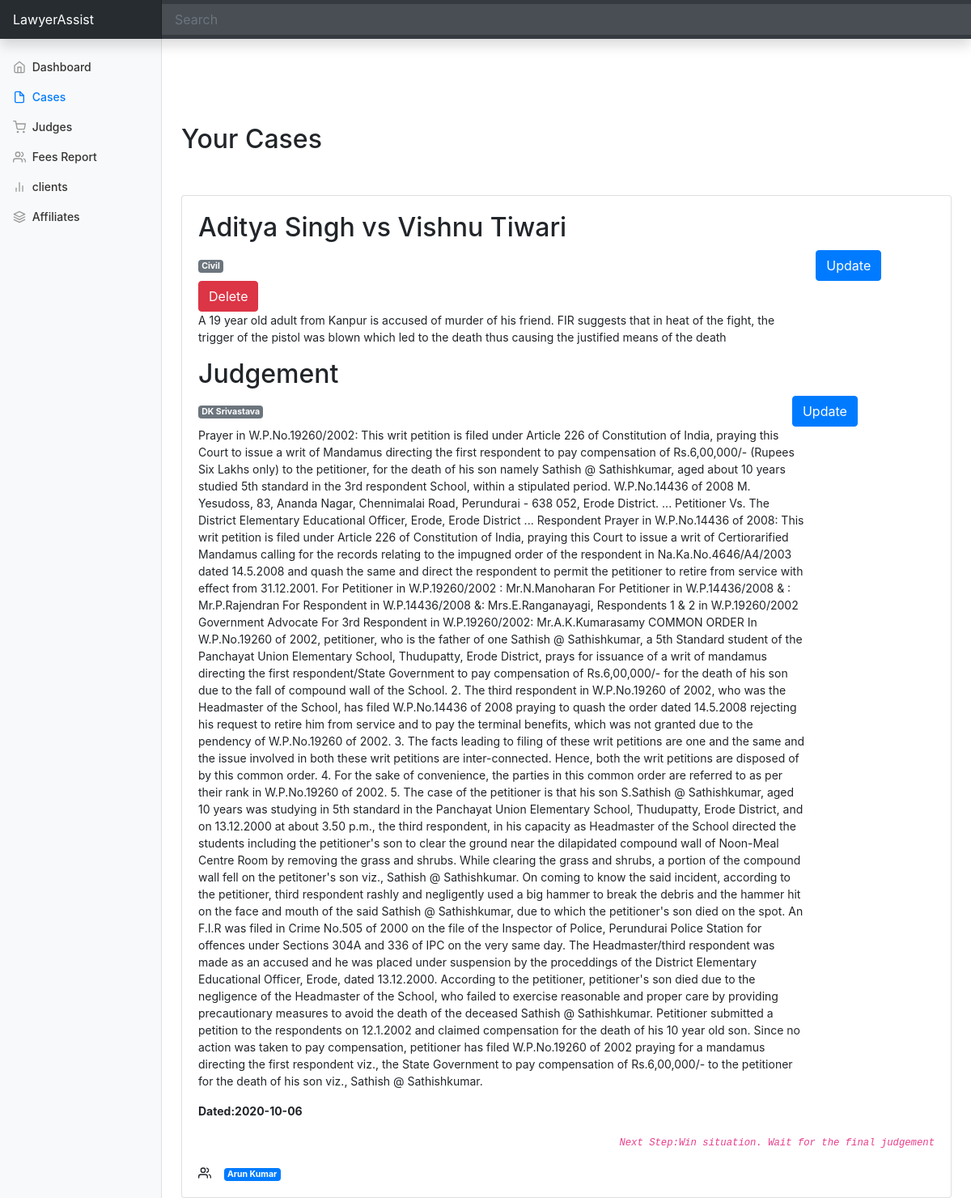
/dashboard/cases.php?id=2, run on the app's committed database.
### tables this page shows
CREATE TABLE `cases` (
  `caseid` int(4) NOT NULL AUTO_INCREMENT,
  `caseyear` int(4) NOT NULL,
  `party1` varchar(55) NOT NULL,
  `party2` varchar(55) NOT NULL,
  `affiliatedcounsel` varchar(55) NOT NULL,
  `casedescription` varchar(1024) NOT NULL,
  PRIMARY KEY (`caseid`)
);

CREATE TABLE `case_con` (
  `caseid` int(4) NOT NULL,
  `casetype` varchar(44) NOT NULL
);

CREATE TABLE `court` (
  `courtid` int(4) NOT NULL AUTO_INCREMENT,
  `courtname` varchar(55) NOT NULL,
  `courttype` varchar(55) NOT NULL,
  `casesinthecourt` varchar(127) DEFAULT NULL,
  `court_description` varchar(511) NOT NULL,
  `court_priority` varchar(10) NOT NULL,
  PRIMARY KEY (`courtid`)
);

CREATE TABLE `judgement` (
  `judgement_desc` varchar(10240) DEFAULT NULL,
  `judgement_date` date DEFAULT NULL,
  `caseid` int(11) NOT NULL,
  `next_step` varchar(255) DEFAULT NULL,
  KEY `caseid` (`caseid`)
);

### dashboard/cases.php (the view, shortened to what this page needs)
<!doctype html>
<html lang="en">
  <head>
<link href="../assets/dist/css/bootstrap.min.css" rel="stylesheet">
    <link href="dashboard.css" rel="stylesheet">
  </head>
  <body>
    <nav class="navbar navbar-dark sticky-top bg-dark flex-md-nowrap p-0 shadow">
  <a class="navbar-brand col-md-3 col-lg-2 mr-0 px-3" href="#">LawyerAssist</a>
  <input class="form-control form-control-dark w-100" type="text" placeholder="Search" aria-label="Search">
</nav>
<div class="container-fluid">
  <div class="row">
    <nav id="sidebarMenu" class="col-md-3 col-lg-2 d-md-block bg-light sidebar collapse">
      <div class="sidebar-sticky pt-3">
        <ul class="nav flex-column">
          <li class="nav-item">
            <a class="nav-link" href="#">
              <span data-feather="home"></span>
              Dashboard <span class="sr-only"></span>
            </a>
          </li>
          <li class="nav-item">
            <a class="nav-link active" href="cases.php">
              <span data-feather="file"></span>
              Cases
            </a>
          </li>
          <li class="nav-item">
            <a class="nav-link" href="../album/judges.php">
              <span data-feather="shopping-cart"></span>
              Judges
            </a>
          </li>
          <li class="nav-item">
            <a class="nav-link" href="fees.php">
              <span data-feather="users"></span>
              Fees Report
            </a>
          </li>
          <li class="nav-item">
            <a class="nav-link" href="../album/client.php">
              <span data-feather="bar-chart-2"></span>
              clients
            </a>
          </li>
          <li class="nav-item">
            <a class="nav-link" href="../album/affiliates.php">
              <span data-feather="layers"></span>
              Affiliates
            </a>
          </li>
        </ul>
      </div>
    </nav>
    <main role="main" class="col-md-9 ml-sm-auto col-lg-10 px-md-4">
      <h2>Your Cases</h2>
      <?php
$servername = "localhost:8889";
$username = "root";
$password = "vashuhero1";
$dbname = "lawyer";
$conn = new mysqli($servername, $username, $password, $dbname);
$id=$_GET['id'];
    $sql0 = "SELECT * FROM cases WHERE caseid=$id";
    $result0 = $conn->query($sql0);
    $row0=$result0->fetch_assoc();
    $sql1 = "SELECT * FROM case_con WHERE caseid=$id";
    $result1 = $conn->query($sql1);
    $row1=$result1->fetch_assoc();
    $sql2 = "SELECT * FROM court WHERE casesinthecourt=$id";
    $result2 = $conn->query($sql2);
    $row2=$result2->fetch_assoc();
    $sql3 = "SELECT * FROM judgement WHERE caseid=$id";
    $result3 = $conn->query($sql3);
    $row3=$result3->fetch_assoc();
    echo "<div class=".'"card">
    <div class="card-body">
      <h2>'.$row0[party1].' vs '.$row0[party2].'</a></h2>
      <a href=casetype.php?casetype='.$row1['casetype'].'>'.'<span class="badge badge-secondary">'.$row1['casetype'].'</span></a>
      &nbsp;&nbsp;&nbsp;&nbsp;&nbsp;&nbsp;&nbsp;&nbsp;&nbsp;&nbsp;&nbsp;<button type="button" class="btn btn-primary" data-toggle="modal" data-target="#updateModal">Update</button>
      &nbsp;&nbsp;&nbsp;&nbsp;&nbsp;<button type="button" class="btn btn-danger"  data-toggle="modal" data-target="#deleteModal">Delete</button>
      <div style="width:750px"><p>'.$row0['casedescription'].'</p></div>
      <h2>Judgement</h2><a href=judge.php?courtid='.$row2['courtid'].'>'.'<a href=../album/judges.php/><span class="badge badge-secondary">'.$row2['courtname'].'</span></a>
      &nbsp;<button type="button" class="btn btn-primary" data-toggle="modal" data-target="#updatejModal">Update</button>
      <div style="width:750px"><p>'.$row3['judgement_desc'].'</p></div>
      <p><b>Dated:'.$row3['judgement_date'].'</b></p>
      <p style="text-align:right"> <code><i>Next Step:'.$row3['next_step'].'</code></i></p>
      <span data-feather="users"></span>&nbsp;&nbsp;&nbsp;
      <a href=../album/affiliates.php/><span class="badge badge-primary">'.$row0['affiliatedcounsel'].'</span></a>&nbsp;&nbsp;&nbsp;
    </div>
  </div>
  <input type="hidden" class="form-control" value="'.$id.'" name="id">
  <div class="modal-dialog">
    <div class="modal-content">
      <div class="modal-body">
        <form action="updatecases.php" method="POST">';?>
     <?php  echo '<input type="submit" clas="btn btn-primary">
        </form>
    </div></div></div>
    <div class="modal fade" id="deleteModal" tabindex="-1" aria-labelledby="exampleModalLabel" aria-hidden="true">
    <div class="modal-dialog">
      <div class="modal-content">
        <div class="modal-header">
          <h5 class="modal-title" id="exampleModalLabel">Update case details.</h5>
          <button type="button" class="close" data-dismiss="modal" aria-label="Close">
            <span aria-hidden="true">&times;</span>
          </button>
        </div>
        <div class="modal-body">
        <p>Are you sure</p>
         <form method="POST" action="deletecases.php">
    <div class="form-group row">
      <label for="" class="col-sm-2 col-form-label"></label>
      <div class="col-sm-10">
        <input type="hidden" class="form-control" value="'.$id.' name="id">
      </div>
    </div>
   </div>
        <div class="modal-footer">
          <button type="button" class="btn btn-secondary" data-dismiss="modal">Close</button>
          <input type="submit" class="btn btn-danger">
        </div>
      </div></div></div>
 </br></br>';
?>
    </main>
  </div>
</div>
        <script src="dashboard.js"></script></body>
</html>

### dashboard/dashboard.css (style rules this page uses)
body { font-size: .875rem; }
.feather { width: 16px; height: 16px; vertical-align: text-bottom; }
.sidebar { position: fixed; top: 0; bottom: 0; left: 0; z-index: 100; padding: 48px 0 0; box-shadow: inset -1px 0 0 rgba(0, 0, 0, .1); }
.sidebar-sticky { position: relative; top: 0; height: calc(100vh - 48px); padding-top: .5rem; overflow-x: hidden; overflow-y: auto; }
.sidebar .nav-link { font-weight: 500; color: #333; }
.sidebar .nav-link .feather { margin-right: 4px; color: #999; }
.sidebar .nav-link.active { color: #007bff; }
.sidebar .nav-link:hover .feather, .sidebar .nav-link.active .feather { color: inherit; }
.navbar-brand { padding-top: .75rem; padding-bottom: .75rem; font-size: 1rem; background-color: rgba(0, 0, 0, .25); box-shadow: inset -1px 0 0 rgba(0, 0, 0, .25); }
.navbar .form-control { padding: .75rem 1rem; border-width: 0; border-radius: 0; }
.form-control-dark { color: #fff; background-color: rgba(255, 255, 255, .1); border-color: rgba(255, 255, 255, .1); }

### data on the page
cases: party1 "Aditya Singh", party2 "Vishnu Tiwari", casedescription "A 19 year old adult from Kanpur is accused of murder of his friend. FIR suggests that in heat of the fight, the trigger of the pistol was blown which led to the death thus causing the justified means of the death", affiliatedcounsel "Arun Kumar"
case_con: casetype "Civil"
court: courtname "DK Srivastava"
judgement: judgement_desc "Prayer in W.P.No.19260/2002: This writ petition is filed under Article 226 of Constitution of India, praying this Court to issue a writ of Mandamus directing the first respondent to pay compensation of Rs.6,00,000/- (Rupees Six Lakhs only) to the petitioner, for the death of his son namely Sathish @ Sathishkumar, aged about 10 years studied 5th standard in the 3rd respondent School, within a stipulated period. W.P.No.14436 of 2008 M. Yesudoss, 83, Ananda Nagar, Chennimalai Road, Perundurai - 638 052, Erode District. ... Petitioner Vs. The District Elementary Educational Officer, Erode, Erode District ... Respondent Prayer in W.P.No.14436 of 2008: This writ petition is filed under Article…", judgement_date "2020-10-06", next_step "Win situation. Wait for the final judgement"
